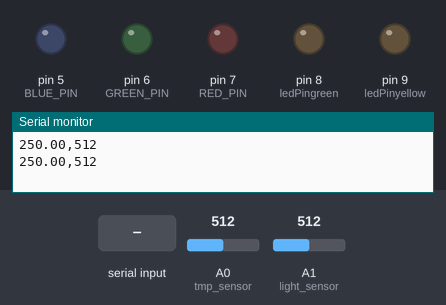
This sketch was run on a simulated Arduino Uno, built with avr-gcc and run on an emulated ATmega328P. Shown: output pins drawn as LEDs (lit = HIGH), the last lines printed to the serial monitor. Inputs (shaded band) come from the test bench; at power-on: A0 (tmp_sensor) = 512, A1 (light_sensor) = 512.

Above: at 1.2 s.
1.3 s: "90,45,200\n" received over Serial
At 3.2 s:
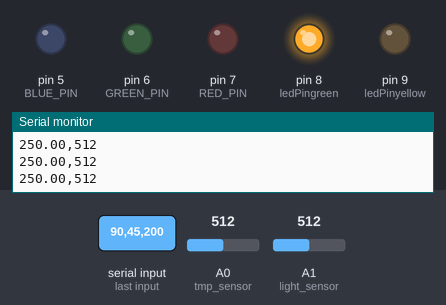
3.5 s: "1,90,45\n" received over Serial
At 6.5 s:
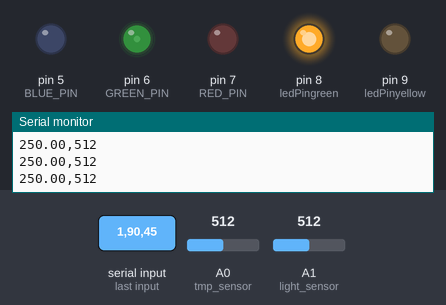
Timing chart, 0 to 8.0 s (numbered marks = the images above; inputs shaded):
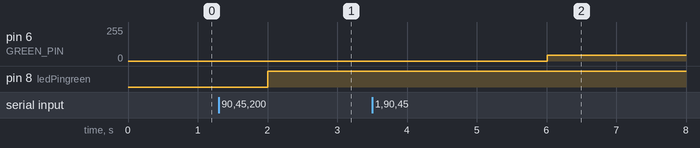

Measured:
- after the input at 1.3 s, pin 8 (ledPingreen): LOW → HIGH after 0.70 s
- after the input at 3.5 s, pin 6 (GREEN_PIN): 0/255 → 45/255 after 2.5 s

The sketch:

get_senser.ino
```cpp
#include <IRremote.h>

////IR recve////////////////////////

int IRrecvPin = 2;
IRrecv irrecv(IRrecvPin);

////////////////////////////////////////////////

//////////// sensor  ////////////
int tmp_sensor = A0;
int light_sensor = A1;

////////////////////////////////////////////////

const int ledPingreen = 8;
const int ledPinyellow = 9;
const int RED_PIN =7, GREEN_PIN= 6, BLUE_PIN = 5;

void setup() {
  Serial.begin(9600);


  pinMode(ledPingreen, OUTPUT);
  pinMode(ledPinyellow, OUTPUT);
////IR recve////////////////////////
  irrecv.enableIRIn();  // Start the receiver
////////////////////////////////////////////////


  pinMode(RED_PIN,OUTPUT);
  pinMode(BLUE_PIN,OUTPUT);
  pinMode(GREEN_PIN,OUTPUT);


}

void loop() {
  int i,r,g,b;
  decode_results  results;        // Somewhere to store the results

  int tmp = analogRead(tmp_sensor);
  int light = analogRead(light_sensor);
  int pi_say;

  //float voltage = tmp * 5000.0/1024.0; // 온도센서 값을 전압으로 변환
  //float celsius = (voltage - 500) / 10.0; // 전압을 온도로 변환
  float celsius = (5.0*tmp*100.0)/1024.0;

  Serial.print(celsius);
  Serial.print(",");
  Serial.print(light);
  Serial.print("\n");//send data


  if(Serial.available()){
    pi_say = Serial.parseInt();
    if(pi_say <0 || pi_say>20)
      digitalWrite(ledPingreen, HIGH);

    /*
    if(pi_say == 1)
      RGB(255,0,255);
     else if(pi_say == 2)
      RGB(0,255,255);
     else if(pi_say == 3)
      RGB(255,255,0);
     */

    if(pi_say == 1){
       //delay(100);
      r = Serial.parseInt();
      g = Serial.parseInt();
      b = Serial.parseInt();

      RGB(r,g,b);
    }

  }
  delay(1000);

}

void RGB(int r, int g, int b){

  analogWrite(RED_PIN, r);
  analogWrite(GREEN_PIN, g);
  analogWrite(BLUE_PIN, b);


}

////////////////////       IR Senser          /////////////////////////////////
void  dumpCode (decode_results *results)
{
  // Start declaration
  //Serial.print("unsigned int  ");          // variable type
  //Serial.print("rawData[");                // array name
  Serial.print(results->rawlen - 1, DEC);  // array size
  Serial.print(",");
  //Serial.print("] = {");                   // Start declaration

  // Dump data
  for (int i = 1;  i < results->rawlen;  i++) {
    Serial.print(results->rawbuf[i] * USECPERTICK, DEC);
    if ( i < results->rawlen-1 ) Serial.print(","); // ',' not needed on last one
    //if (!(i & 1))  Serial.print(" ");
  }

  // End declaration
  //Serial.print("};");  //

  // Newline
  Serial.println("");

}
```
